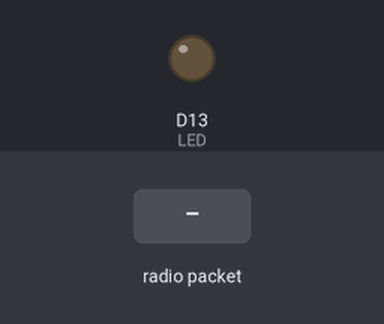
Simulated run of this sketch. Board: Arduino MKR. On the bench: output pins drawn as LEDs (lit = HIGH). Inputs (shaded band) come from the test bench. WiFi joins after 1.5 s; servers stay silent unless stated; uploads are accepted with an empty reply; no radio packets arrive unless stated; pins used as bus, display or sensor lines are not drawn; what the sketch prints to the serial monitor is not drawn.

Above: at 13.8 s.
13.9 s: radio packet "T" arrives
At 14.63 s:
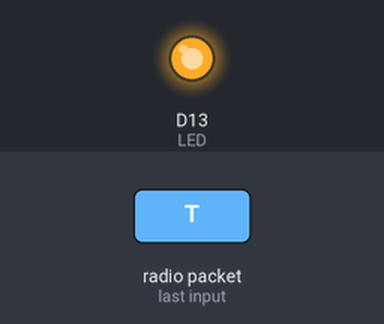
16.1 s: radio packet "A" arrives
At 17.8 s:
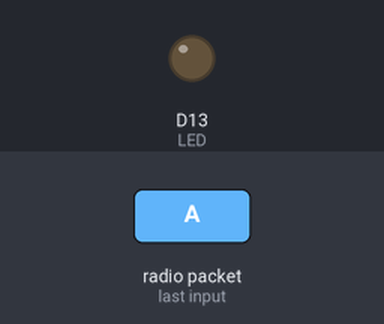
18.3 s: radio packet "H" arrives
At 20.6 s:
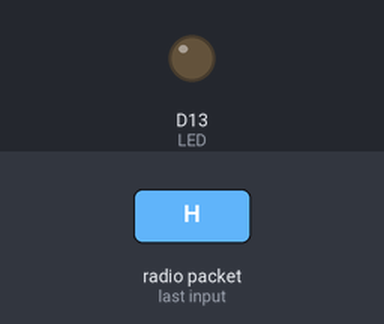
Timing chart, 0 to 22.1 s (numbered marks = the images above; inputs shaded):
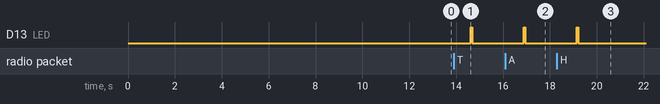

Measured:
- after the input at 13.9 s, D13 (LED): LOW → HIGH after 0.72 s, → LOW 0.06 s later
- after the input at 16.1 s, D13 (LED): LOW → HIGH after 0.79 s, → LOW 0.06 s later
- after the input at 18.3 s, D13 (LED): LOW → HIGH after 0.85 s, → LOW 0.06 s later

The sketch:

WiFiNetworkingHub.ino
```cpp
//LoRa libraries
#include <SPI.h>
#include <RH_RF95.h>

#define RFM95_CS 4
#define RFM95_RST 6
#define RFM95_INT 7
#define RF95_FREQ 915.0

//Wifi and HHTP libraries
#include <HttpClient.h>
#include <WiFiNINA.h>


//Wifi SSID and password
char ssid[] = "";
char pass[] = "";

//Start WIFI
int status = WL_IDLE_STATUS;

WiFiClient client;

IPAddress server(192, 168, 0, 101);  // IP address of localhost found from ipconfig
HttpClient http(client, server, 4534);

// Singleton instance of the radio driver
RH_RF95 rf95(RFM95_CS, RFM95_INT);

// Blinky on receipt
#define LED 13

// Set up variable to hold sheepData
String Temp;
String Activity;
String BPM;
String Contract;
String prevData;
String Battery;

void setup() {
  // connect to WIFI
  while (status != WL_CONNECTED) {
    Serial.print("Attempting to connect to Network named: ");
    Serial.println(ssid);
    status = WiFi.begin(ssid, pass);
    delay(10000);
  }

  Serial.print("SSID: ");
  Serial.println(WiFi.SSID());
  IPAddress ip = WiFi.localIP();
  IPAddress gateway = WiFi.gatewayIP();
  Serial.print("IP Address: ");
  Serial.println(ip);

  delay(1000);

  //Set up LoRa
  pinMode(LED, OUTPUT);
  pinMode(RFM95_RST, OUTPUT);
  digitalWrite(RFM95_RST, HIGH);

  while (!Serial)
    ;
  Serial.begin(9600);
  delay(100);

  Serial.println("Arduino LoRa RX Test!");

  // manual reset
  digitalWrite(RFM95_RST, LOW);
  delay(10);
  digitalWrite(RFM95_RST, HIGH);
  delay(10);

  while (!rf95.init()) {
    Serial.println("LoRa radio init failed");
    while (1)
      ;
  }
  Serial.println("LoRa radio init OK!");

  if (!rf95.setFrequency(RF95_FREQ)) {
    Serial.println("setFrequency failed");
    while (1)
      ;
  }
  Serial.print("Set Freq to: ");
  Serial.println(RF95_FREQ);
  //23dB
  rf95.setTxPower(23, false);
}

void loop() {
  delay(1000);
  //checks for message
  if (rf95.available()) {
    uint8_t buf[RH_RF95_MAX_MESSAGE_LEN];
    uint8_t len = sizeof(buf);
    if (rf95.recv(buf, &len)) {
      digitalWrite(LED, HIGH);
      RH_RF95::printBuffer("Received: ", buf, len);
      Serial.print("Got: ");
      Serial.println((char*)buf);
      Serial.print("RSSI: ");
      Serial.println(rf95.lastRssi(), DEC);
      String received_id = "X";
      Serial.println("string test:");
      Serial.println(received_id + (char*)buf);

      String myString = String((char*)buf);
      Serial.println(myString);
      const char* receivedData = myString.c_str();
      String ReceivedString = receivedData;


      //Decode Received message
      for (int i = 0; i < ReceivedString.length(); i++) {
        switch (ReceivedString[i]) {
          case 'T':
            Temp = String(ReceivedString[i + 1]);
            Temp = Temp + String(ReceivedString[i + 2]);
            break;
          case 'A':
            Activity = String(ReceivedString[i + 1]);
            break;
          case 'H':
            BPM = String(ReceivedString[i + 1]);
            BPM = BPM + String(ReceivedString[i + 2]);
            break;
          case 'C':
            Contract = String(ReceivedString[i + 1]);
            Contract = Contract + String(ReceivedString[i + 2]);
            break;
          case 'B':
            Battery = String(ReceivedString[i + 1]);
            Battery = Battery + String(ReceivedString[i + 2]);
            break;
        }
      }

      // Send a reply
      uint8_t data[] = "Message Received";
      rf95.send(data, sizeof(data));
      rf95.waitPacketSent();
      Serial.println("Sent a reply");
      digitalWrite(LED, LOW);


      //Change values into Json string
      Serial.println("SendData");
      String sendData = "{\"sheepId\": \"string\",\"temperature\": " + Temp + ",\"accelerometer\": " + Activity + ",\"contractionTime\": " + Contract + ",\"heartRate\": " + BPM + ",\"batteryLife\": " + Battery + "}";
      Serial.println(sendData);

      Serial.println("Making POST request...");

      http.beginRequest();
      http.post("/api/Alert");
      http.sendHeader("Content-Type", "application/json");
      http.sendHeader("Content-Length", sendData.length());

      http.sendHeader("Host", "192.168.0.101:4534");
      http.beginBody();
      http.print(sendData);
      http.endRequest();

      int statusCode = http.responseStatusCode();
      String response = http.responseBody();

      Serial.print("Status Code: ");
      Serial.println(statusCode);
      Serial.print("Response: ");
      Serial.println(response);

    } else {
      Serial.println("Receive failed");
    }
  }
}
```
